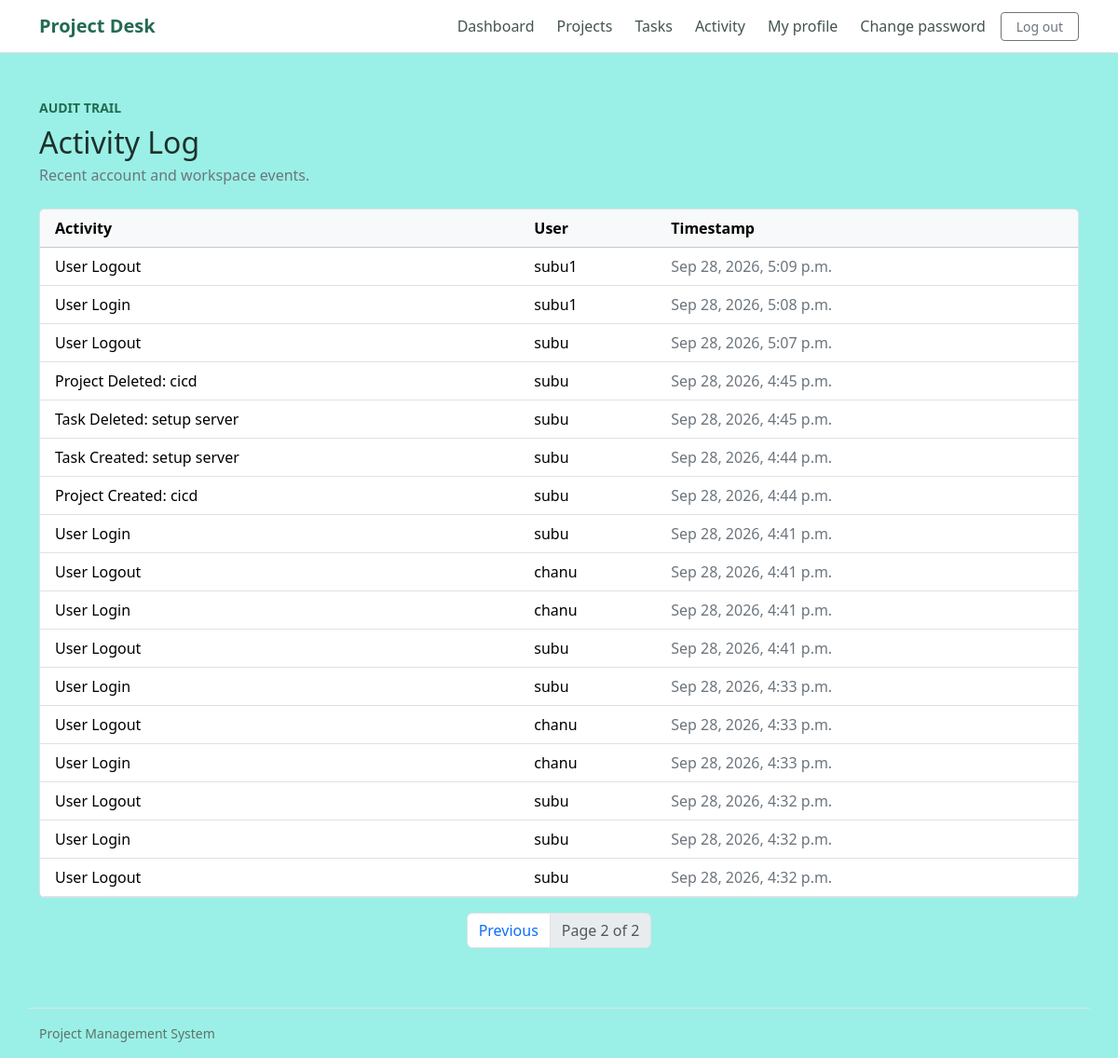
/activity-logs/?page=2 (signed in), run on the app's committed database.
### activity_logs/models.py (models this page shows, shortened)
class ActivityLog(models.Model):
	user = models.ForeignKey(
		settings.AUTH_USER_MODEL,
		on_delete=models.SET_NULL,
		null=True,
		blank=True,
		related_name="activity_logs",
	)
	activity = models.TextField()
	timestamp = models.DateTimeField(auto_now_add=True, db_index=True)
	class Meta:
		ordering = ["-timestamp", "-pk"]
		verbose_name = "activity log"
		verbose_name_plural = "activity logs"

### activity_logs/views.py (the view)
# urls.py: path("", views.activity_list, name="list"),
@login_required
def activity_list(request):
	activities = ActivityLog.objects.select_related("user")
	if not request.user.is_staff:
		activities = activities.filter(user=request.user)
	page_obj = Paginator(activities, 25).get_page(request.GET.get("page"))
	return render(
		request,
		"activity_logs/activity_list.html",
		{"page_obj": page_obj, "activities": page_obj.object_list},
	)

### activity_logs/templates/activity_logs/activity_list.html (shortened to what this page needs)
{% extends "accounts/base.html" %}
{% block content %}
<section>
    <div class="mb-4">
        <p class="small text-uppercase text-accent fw-semibold mb-2">Audit trail</p>
        <h1 class="h2 mb-1">Activity Log</h1>
        <p class="text-secondary mb-0">Recent account and workspace events.</p>
    </div>
    {% if activities %}
        <div class="table-responsive bg-white border rounded-2">
            <table class="table table-hover align-middle mb-0">
                <thead class="table-light"><tr><th scope="col" class="ps-3">Activity</th><th scope="col">User</th><th scope="col" class="text-nowrap">Timestamp</th></tr></thead>
                <tbody>
                    {% for item in activities %}
                        <tr>
                            <td class="ps-3">{{ item.activity }}</td>
                            <td>{% if item.user %}{{ item.user.get_username }}{% else %}<span class="text-secondary">Deleted account</span>{% endif %}</td>
                            <td class="text-secondary text-nowrap">{{ item.timestamp|date:"M j, Y, P" }}</td>
                        </tr>
                    {% endfor %}
                </tbody>
            </table>
        </div>
        {% if page_obj.paginator.num_pages > 1 %}
            <nav class="mt-3" aria-label="Activity log pages">
                <ul class="pagination justify-content-center flex-wrap">
                    {% if page_obj.has_previous %}<li class="page-item"><a class="page-link" href="?page={{ page_obj.previous_page_number }}">Previous</a></li>{% endif %}
                    <li class="page-item disabled"><span class="page-link">Page {{ page_obj.number }} of {{ page_obj.paginator.num_pages }}</span></li>
                </ul>
            </nav>
        {% endif %}
    {% else %}
        <div class="bg-white border rounded-2 p-4"><p class="text-secondary mb-0">No activity has been recorded yet.</p></div>
    {% endif %}
</section>
{% endblock %}

### accounts/templates/accounts/base.html (style rules this page uses)
:root { --ink: #1e302b; --green: #236b52; --paper: #9af0e6; --line: #dce4de; }
body { min-height: 100vh; background: var(--paper); color: var(--ink); }
.text-accent { color: var(--green); }

### data on the page
ActivityLog: activity "User Logout", user.get_username "subu1", timestamp "Sep 28, 2026, 5:09 p.m."
ActivityLog: activity "User Login", user.get_username "subu1", timestamp "Sep 28, 2026, 5:08 p.m."
ActivityLog: activity "User Logout", user.get_username "subu", timestamp "Sep 28, 2026, 5:07 p.m."
ActivityLog: activity "Project Deleted: cicd", user.get_username "subu", timestamp "Sep 28, 2026, 4:45 p.m."
ActivityLog: activity "Task Deleted: setup server", user.get_username "subu", timestamp "Sep 28, 2026, 4:45 p.m."
ActivityLog: activity "Task Created: setup server", user.get_username "subu", timestamp "Sep 28, 2026, 4:44 p.m."
ActivityLog: activity "Project Created: cicd", user.get_username "subu", timestamp "Sep 28, 2026, 4:44 p.m."
ActivityLog: activity "User Login", user.get_username "subu", timestamp "Sep 28, 2026, 4:41 p.m."
ActivityLog: activity "User Logout", user.get_username "chanu", timestamp "Sep 28, 2026, 4:41 p.m."
ActivityLog: activity "User Login", user.get_username "chanu", timestamp "Sep 28, 2026, 4:41 p.m."
ActivityLog: activity "User Logout", user.get_username "subu", timestamp "Sep 28, 2026, 4:41 p.m."
ActivityLog: activity "User Login", user.get_username "subu", timestamp "Sep 28, 2026, 4:33 p.m."
ActivityLog: activity "User Logout", user.get_username "chanu", timestamp "Sep 28, 2026, 4:33 p.m."
ActivityLog: activity "User Login", user.get_username "chanu", timestamp "Sep 28, 2026, 4:33 p.m."
ActivityLog: activity "User Logout", user.get_username "subu", timestamp "Sep 28, 2026, 4:32 p.m."
ActivityLog: activity "User Login", user.get_username "subu", timestamp "Sep 28, 2026, 4:32 p.m."
ActivityLog: activity "User Logout", user.get_username "subu", timestamp "Sep 28, 2026, 4:32 p.m."

### other printed values
{{ page_obj.number }} "2"
{{ page_obj.paginator.num_pages }} "2"
